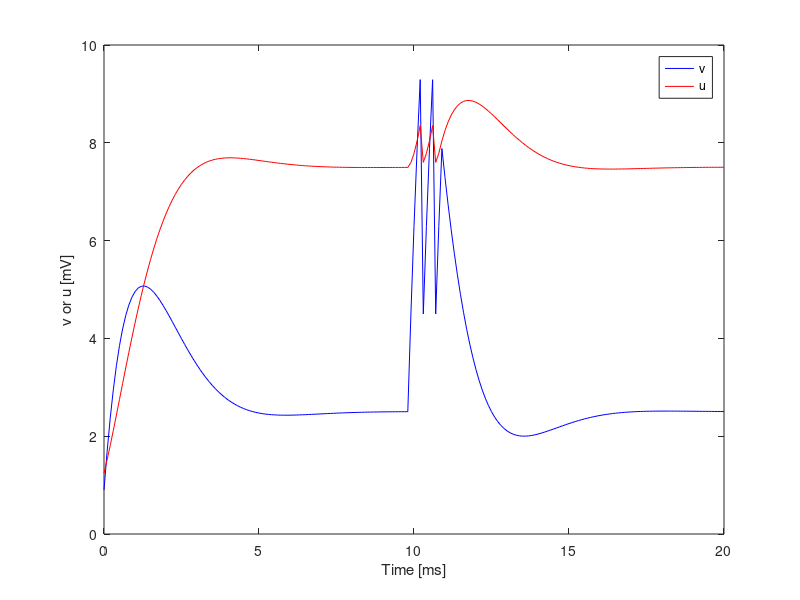
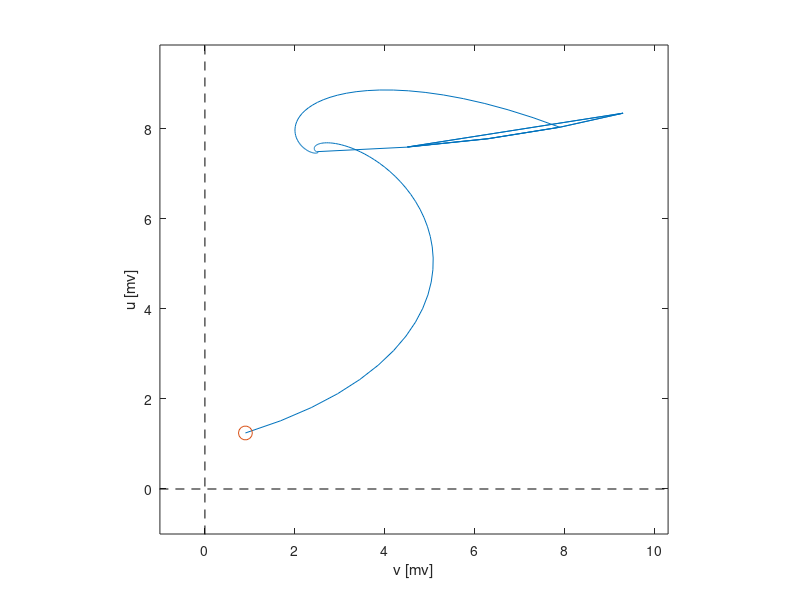

Write MATLAB code to recreate these figures, in order. (Note: this script raises an error after producing the figures.)
%% Introduction to Neuro-Engineering (2021, Spring)
%% Homework #1: Understanding an Attractor
%% written by Cheol E. Han
clear; close all;

%% parameters of the model
dt=0.1;       % integration time step [ms]
T=20;         % total simulation time [ms]
tau_v=1;      % time constant [ms]
tau_u=2;      % time constant [ms]

%% simulation
% intial setups
t_step=0;
t_rec=zeros(T/dt+1,1);
v_rec=zeros(T/dt+1,1);
u_rec=zeros(T/dt+1,1);
% initial condition
v=0;
u=1;
% I_ext
I_ext=zeros(T/dt+1,1);
I_ext(10/dt:11/dt)=20;
% Euler's method
for t=0:dt:T
    t_step=t_step+1;
    u(v>8.76-0.5)=7.5;
    v(v>8.76-0.5)=2.5;
    v=v-((v-10)+u-I_ext(t_step))*dt/tau_v;
    u=u-((u-5)-v)*dt/tau_u;
    t_rec(t_step)=t;
    v_rec(t_step)=v;
    u_rec(t_step)=u;
end

%% Plotting results
figure(1);clf
plot(t_rec,v_rec,'b'); hold on;
plot(t_rec,u_rec,'r');
xlabel('Time [ms]'); ylabel('v or u [mV]')
legend('v','u')

figure(2);clf
plot(v_rec, u_rec); hold on;
axis equal; axis tight
axis([min([v_rec;0]-1), max([v_rec;0]+1),min([u_rec;0])-1, max([u_rec;0]+1)]);
plot([-100, 100],[0,0],'k--');
plot([0,0],[-100, 100],'k--');
xlabel('v [mv]');ylabel('u [mv]')

t_step=0;
h=plot(v_rec(1), u_rec(1),'o','MarkerSize',10);
for t=1:dt:T
    t_step=t_step+1;
    h.XData=v_rec(t_step);
    h.YData=u_rec(t_step);
    pause(0.1)
end